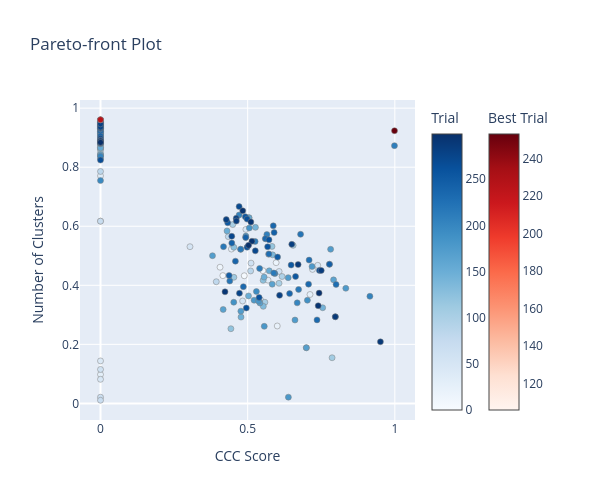

This figure's notebook cell:
### Code cell
import optuna.visualization as vis

fig = vis.plot_pareto_front(
    study,
    target_names=["CCC Score", "Number of Clusters"], # Names for Obj 0 and Obj 1
    include_dominated_trials=True  # Set to True to see all points, not just the best frontier
)

fig.update_layout(width=600, height=500)
fig.show()

### Figure 1 — Plotly figure (JSON) as saved in the notebook; plotly's stock layout.template omitted (floating-point values rounded to 4 significant figures; data arrays with more than 128 entries replaced by an {"elided": "..."} marker saying what was removed)
{"data": [{"hovertemplate": "%{text}<extra>Trial</extra>", "marker": {"color": {"elided": "297 int values"}, "colorbar": {"title": {"text": "Trial"}}, "colorscale": [[0, "rgb(247,251,255)"], [0.125, "rgb(222,235,247)"], [0.25, "rgb(198,219,239)"], [0.375, "rgb(158,202,225)"], [0.5, "rgb(107,174,214)"], [0.625, "rgb(66,146,198)"], [0.75, "rgb(33,113,181)"], [0.875, "rgb(8,81,156)"], [1, "rgb(8,48,107)"]], "line": {"color": "Grey", "width": 0.5}}, "mode": "markers", "showlegend": false, "text": {"elided": "297 str values"}, "type": "scatter", "x": {"elided": "297 float values"}, "y": {"elided": "297 float values"}}, {"hovertemplate": "%{text}<extra>Best Trial</extra>", "marker": {"color": [106, 226, 253], "colorbar": {"title": {"text": "Best Trial"}, "x": 1.1, "xpad": 40, "y": 0.5}, "colorscale": [[0, "rgb(255,245,240)"], [0.125, "rgb(254,224,210)"], [0.25, "rgb(252,187,161)"], [0.375, "rgb(252,146,114)"], [0.5, "rgb(251,106,74)"], [0.625, "rgb(239,59,44)"], [0.75, "rgb(203,24,29)"], [0.875, "rgb(165,15,21)"], [1, "rgb(103,0,13)"]], "line": {"color": "Grey", "width": 0.5}}, "mode": "markers", "showlegend": false, "text": ["{<br>  \"number\": 106,<br>  \"values\": [<br>    0.0,<br>    0.9607601227823008<br>  ],<br>  \"params\": {<br>    \"n_neighbors\": 39,<br>    \"n_components\": 15,<br>    \"min_dist\": 0.02,<br>    \"min_cluster_size\": 39,<br>    \"min_samples\": 10,<br>    \"cluster_selection_epsilon\": 0.26<br>  },<br>  \"user_attrs\": {<br>    \"dbcv_score\": 0.9607601227823008,<br>    \"ccc_score\": 0.0,<br>    \"outlier_ratio\": 0.0,<br>    \"n_clusters\": 2<br>  }<br>}", "{<br>  \"number\": 226,<br>  \"values\": [<br>    0.0,<br>    0.9607601227823008<br>  ],<br>  \"params\": {<br>    \"n_neighbors\": 39,<br>    \"n_components\": 15,<br>    \"min_dist\": 0.02,<br>    \"min_cluster_size\": 39,<br>    \"min_samples\": 10,<br>    \"cluster_selection_epsilon\": 0.15<br>  },<br>  \"user_attrs\": {<br>    \"dbcv_score\": 0.9607601227823008,<br>    \"ccc_score\": 0.0,<br>    \"outlier_ratio\": 0.0,<br>    \"n_clusters\": 2<br>  }<br>}", "{<br>  \"number\": 253,<br>  \"values\": [<br>    0.9989156913790005,<br>    0.9235197333096083<br>  ],<br>  \"params\": {<br>    \"n_neighbors\": 50,<br>    \"n_components\": 5,<br>    \"min_dist\": 0.01,<br>    \"min_cluster_size\": 6,<br>    \"min_samples\": 18,<br>    \"cluster_selection_epsilon\": 0.16<br>  },<br>  \"user_attrs\": {<br>    \"dbcv_score\": 0.9235197333096083,<br>    \"ccc_score\": 0.9989156913790005,<br>    \"outlier_ratio\": 0.0029850746268656717,<br>    \"n_clusters\": 3<br>  }<br>}"], "type": "scatter", "x": [0, 0, 0.9989], "y": [0.9608, 0.9608, 0.9235]}], "layout": {"height": 500, "title": {"text": "Pareto-front Plot"}, "width": 600, "xaxis": {"autorange": true, "range": [-0.06987, 1.069], "title": {"text": "CCC Score"}, "type": "linear"}, "yaxis": {"autorange": true, "range": [-0.05621, 1.028], "title": {"text": "Number of Clusters"}, "type": "linear"}}}
